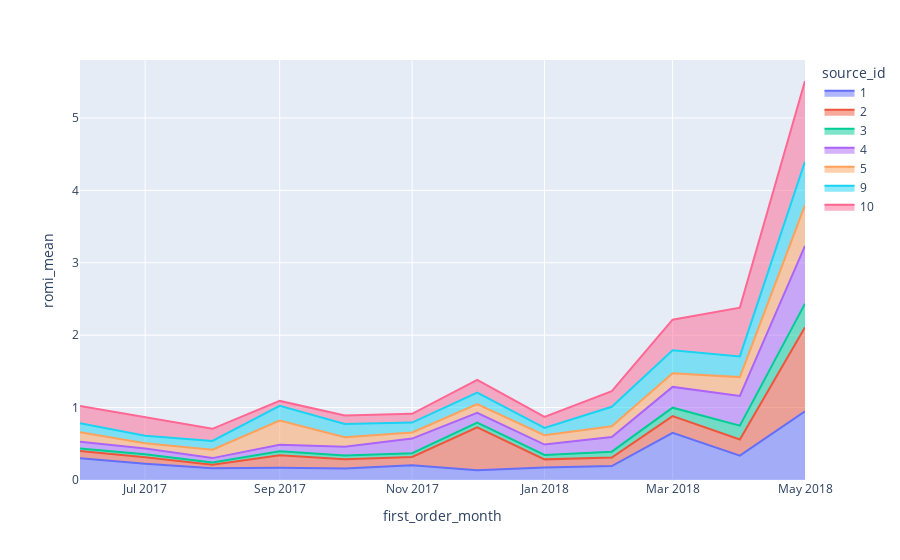

Notebook code cell kept with this figure:
### Code cell
fig = px.area(grouped_data, x='first_order_month', y="romi_mean", color="source_id")
fig.show()

### Figure 1 — Plotly figure (JSON) as saved in the notebook; plotly's stock layout.template omitted (floating-point values rounded to 4 significant figures)
{"data": [{"hovertemplate": "source_id=1<br>first_order_month=%{x}<br>romi_mean=%{y}<extra></extra>", "legendgroup": "1", "line": {"color": "#636efa"}, "marker": {"symbol": "circle"}, "mode": "lines", "name": "1", "orientation": "v", "showlegend": true, "stackgroup": "1", "type": "scatter", "x": ["2017-06-01T00:00:00", "2017-07-01T00:00:00", "2017-08-01T00:00:00", "2017-09-01T00:00:00", "2017-10-01T00:00:00", "2017-11-01T00:00:00", "2017-12-01T00:00:00", "2018-01-01T00:00:00", "2018-02-01T00:00:00", "2018-03-01T00:00:00", "2018-04-01T00:00:00", "2018-05-01T00:00:00"], "xaxis": "x", "y": [0.3005, 0.2251, 0.162, 0.1705, 0.1595, 0.2052, 0.1356, 0.1712, 0.1931, 0.6513, 0.3369, 0.9474], "yaxis": "y"}, {"hovertemplate": "source_id=2<br>first_order_month=%{x}<br>romi_mean=%{y}<extra></extra>", "legendgroup": "2", "line": {"color": "#EF553B"}, "marker": {"symbol": "circle"}, "mode": "lines", "name": "2", "orientation": "v", "showlegend": true, "stackgroup": "1", "type": "scatter", "x": ["2017-06-01T00:00:00", "2017-07-01T00:00:00", "2017-08-01T00:00:00", "2017-09-01T00:00:00", "2017-10-01T00:00:00", "2017-11-01T00:00:00", "2017-12-01T00:00:00", "2018-01-01T00:00:00", "2018-02-01T00:00:00", "2018-03-01T00:00:00", "2018-04-01T00:00:00", "2018-05-01T00:00:00"], "xaxis": "x", "y": [0.09927, 0.08801, 0.04798, 0.1717, 0.128, 0.1132, 0.5902, 0.1138, 0.1167, 0.2313, 0.2228, 1.161], "yaxis": "y"}, {"hovertemplate": "source_id=3<br>first_order_month=%{x}<br>romi_mean=%{y}<extra></extra>", "legendgroup": "3", "line": {"color": "#00cc96"}, "marker": {"symbol": "circle"}, "mode": "lines", "name": "3", "orientation": "v", "showlegend": true, "stackgroup": "1", "type": "scatter", "x": ["2017-06-01T00:00:00", "2017-07-01T00:00:00", "2017-08-01T00:00:00", "2017-09-01T00:00:00", "2017-10-01T00:00:00", "2017-11-01T00:00:00", "2017-12-01T00:00:00", "2018-01-01T00:00:00", "2018-02-01T00:00:00", "2018-03-01T00:00:00", "2018-04-01T00:00:00", "2018-05-01T00:00:00"], "xaxis": "x", "y": [0.03627, 0.04152, 0.032, 0.0537, 0.05154, 0.05117, 0.06544, 0.06162, 0.08144, 0.1165, 0.1917, 0.3256], "yaxis": "y"}, {"hovertemplate": "source_id=4<br>first_order_month=%{x}<br>romi_mean=%{y}<extra></extra>", "legendgroup": "4", "line": {"color": "#ab63fa"}, "marker": {"symbol": "circle"}, "mode": "lines", "name": "4", "orientation": "v", "showlegend": true, "stackgroup": "1", "type": "scatter", "x": ["2017-06-01T00:00:00", "2017-07-01T00:00:00", "2017-08-01T00:00:00", "2017-09-01T00:00:00", "2017-10-01T00:00:00", "2017-11-01T00:00:00", "2017-12-01T00:00:00", "2018-01-01T00:00:00", "2018-02-01T00:00:00", "2018-03-01T00:00:00", "2018-04-01T00:00:00", "2018-05-01T00:00:00"], "xaxis": "x", "y": [0.09138, 0.07951, 0.06036, 0.09209, 0.121, 0.2023, 0.1373, 0.1426, 0.2027, 0.2865, 0.4105, 0.7993], "yaxis": "y"}, {"hovertemplate": "source_id=5<br>first_order_month=%{x}<br>romi_mean=%{y}<extra></extra>", "legendgroup": "5", "line": {"color": "#FFA15A"}, "marker": {"symbol": "circle"}, "mode": "lines", "name": "5", "orientation": "v", "showlegend": true, "stackgroup": "1", "type": "scatter", "x": ["2017-06-01T00:00:00", "2017-07-01T00:00:00", "2017-08-01T00:00:00", "2017-09-01T00:00:00", "2017-10-01T00:00:00", "2017-11-01T00:00:00", "2017-12-01T00:00:00", "2018-01-01T00:00:00", "2018-02-01T00:00:00", "2018-03-01T00:00:00", "2018-04-01T00:00:00", "2018-05-01T00:00:00"], "xaxis": "x", "y": [0.1308, 0.07445, 0.1151, 0.3334, 0.1295, 0.08545, 0.1184, 0.1298, 0.1493, 0.189, 0.2594, 0.5633], "yaxis": "y"}, {"hovertemplate": "source_id=9<br>first_order_month=%{x}<br>romi_mean=%{y}<extra></extra>", "legendgroup": "9", "line": {"color": "#19d3f3"}, "marker": {"symbol": "circle"}, "mode": "lines", "name": "9", "orientation": "v", "showlegend": true, "stackgroup": "1", "type": "scatter", "x": ["2017-06-01T00:00:00", "2017-07-01T00:00:00", "2017-08-01T00:00:00", "2017-09-01T00:00:00", "2017-10-01T00:00:00", "2017-11-01T00:00:00", "2017-12-01T00:00:00", "2018-01-01T00:00:00", "2018-02-01T00:00:00", "2018-03-01T00:00:00", "2018-04-01T00:00:00", "2018-05-01T00:00:00"], "xaxis": "x", "y": [0.1245, 0.104, 0.1216, 0.2033, 0.1851, 0.1361, 0.1594, 0.09982, 0.2675, 0.3173, 0.2854, 0.6005], "yaxis": "y"}, {"hovertemplate": "source_id=10<br>first_order_month=%{x}<br>romi_mean=%{y}<extra></extra>", "legendgroup": "10", "line": {"color": "#FF6692"}, "marker": {"symbol": "circle"}, "mode": "lines", "name": "10", "orientation": "v", "showlegend": true, "stackgroup": "1", "type": "scatter", "x": ["2017-06-01T00:00:00", "2017-07-01T00:00:00", "2017-08-01T00:00:00", "2017-09-01T00:00:00", "2017-10-01T00:00:00", "2017-11-01T00:00:00", "2017-12-01T00:00:00", "2018-01-01T00:00:00", "2018-02-01T00:00:00", "2018-03-01T00:00:00", "2018-04-01T00:00:00", "2018-05-01T00:00:00"], "xaxis": "x", "y": [0.241, 0.2575, 0.1681, 0.06748, 0.1175, 0.1206, 0.1769, 0.1518, 0.215, 0.4219, 0.6738, 1.113], "yaxis": "y"}], "layout": {"legend": {"title": {"text": "source_id"}, "tracegroupgap": 0}, "margin": {"t": 60}, "xaxis": {"anchor": "y", "domain": [0, 1], "title": {"text": "first_order_month"}}, "yaxis": {"anchor": "x", "domain": [0, 1], "title": {"text": "romi_mean"}}}}
